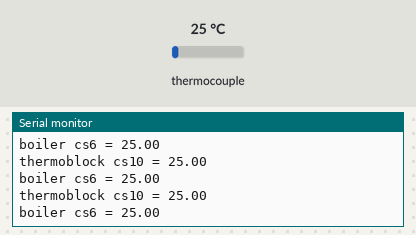
The sketch below on a simulated Arduino Uno, built with avr-gcc and run on an emulated ATmega328P. Parts: the last lines printed to the serial monitor. The inputs (shaded band) are chosen by the test bench; at power-on: thermocouple 25 °C.

Above: at 1.2 s.
1.3 s: thermocouple set to 6 °C
At 1.9 s:
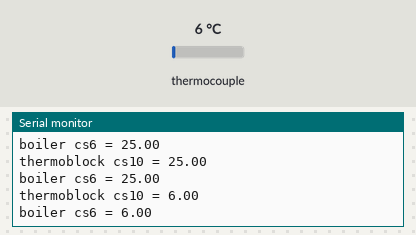
2.8 s: thermocouple set to 75 °C
At 3.4 s:
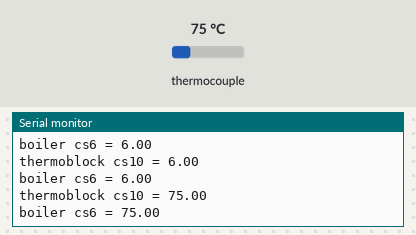
Timing chart, 0 to 5.8 s (numbered marks = the images above; inputs shaded):
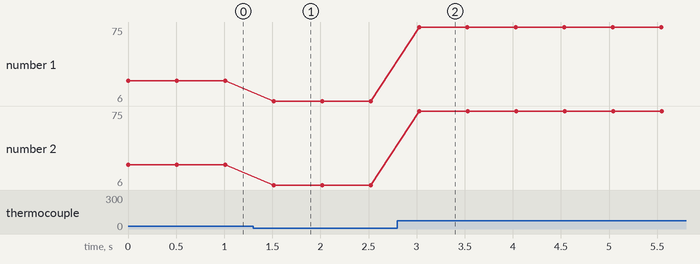

The sketch:

dual_max31865_pt1000_C.ino
```cpp
#include <Adafruit_MAX31865.h>

//cs1 10
//cs2 6

//mosi 11, miso 12, clk 13
// Use software SPI: CS, DI, DO, CLK

Adafruit_MAX31865 thermo1 = Adafruit_MAX31865(10, 11, 12, 13);
Adafruit_MAX31865 thermo2 = Adafruit_MAX31865(6, 11, 12, 13);

#define RREF      4300.0
#define RNOMINAL  1000.0

void setup() {
  Serial.begin(115200);
  Serial.println("MAX31865 PT1000 Test");

  thermo1.begin(MAX31865_2WIRE);  // set to 2WIRE or 4WIRE as necessary
  thermo2.begin(MAX31865_2WIRE);  // set to 2WIRE or 4WIRE as necessary
}

void loop() {
  uint16_t rtd1 = thermo1.readRTD();
  uint16_t rtd2 = thermo2.readRTD();

  float ratio1 = rtd1;
  float ratio2 = rtd2;

  ratio1 /= 32768;
  ratio2 /= 32768;

  Serial.print("thermoblock cs10 = "); Serial.println(thermo1.temperature(RNOMINAL, RREF));
  Serial.print("boiler cs6 = "); Serial.println(thermo2.temperature(RNOMINAL, RREF));

  Serial.println();
  delay(500);
}
```

Measured:
- after the input at 1.3 s, the serial monitor: prints a new line after 0.21 s (image 1)
- after the input at 2.8 s, the serial monitor: prints a new line after 0.22 s (image 2)
- plotted number 1: 6 → 75 after the input at 2.8 s
- plotted number 2: 6 → 75 after the input at 2.8 s
